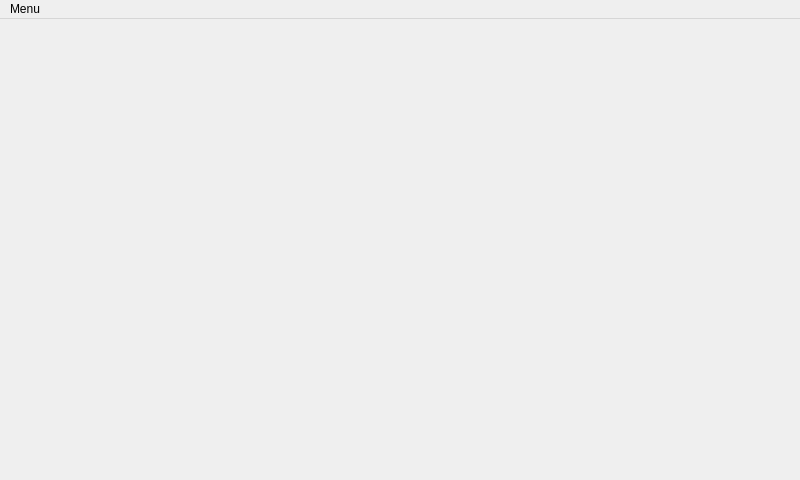
<?xml version="1.0" encoding="UTF-8"?>
<ui version="4.0">
 <class>Window</class>
 <widget class="QMainWindow" name="Window">
  <property name="geometry">
   <rect>
    <x>0</x>
    <y>0</y>
    <width>800</width>
    <height>480</height>
   </rect>
  </property>
  <property name="windowTitle">
   <string>Window</string>
  </property>
  <widget class="QWidget" name="centralWidget">
   <layout class="QVBoxLayout" name="verticalLayout">
    <property name="spacing">
     <number>0</number>
    </property>
    <property name="leftMargin">
     <number>0</number>
    </property>
    <property name="topMargin">
     <number>0</number>
    </property>
    <property name="rightMargin">
     <number>0</number>
    </property>
    <property name="bottomMargin">
     <number>0</number>
    </property>
   </layout>
  </widget>
  <widget class="QMenuBar" name="menuBar">
   <property name="geometry">
    <rect>
     <x>0</x>
     <y>0</y>
     <width>800</width>
     <height>21</height>
    </rect>
   </property>
   <widget class="QMenu" name="menuMenu">
    <property name="title">
     <string>Menu</string>
    </property>
    <addaction name="actionServers_channels"/>
    <addaction name="actionFavorite_servers"/>
    <addaction name="separator"/>
    <addaction name="actionSystem_window"/>
    <addaction name="actionExit"/>
   </widget>
   <addaction name="menuMenu"/>
  </widget>
  <action name="actionServers_channels">
   <property name="text">
    <string>Servers and channels</string>
   </property>
  </action>
  <action name="actionExit">
   <property name="text">
    <string>Exit</string>
   </property>
  </action>
  <action name="actionFavorite_servers">
   <property name="text">
    <string>Favorite servers</string>
   </property>
  </action>
  <action name="actionSystem_window">
   <property name="text">
    <string>System window</string>
   </property>
  </action>
 </widget>
 <layoutdefault spacing="6" margin="11"/>
 <resources/>
 <connections/>
</ui>
